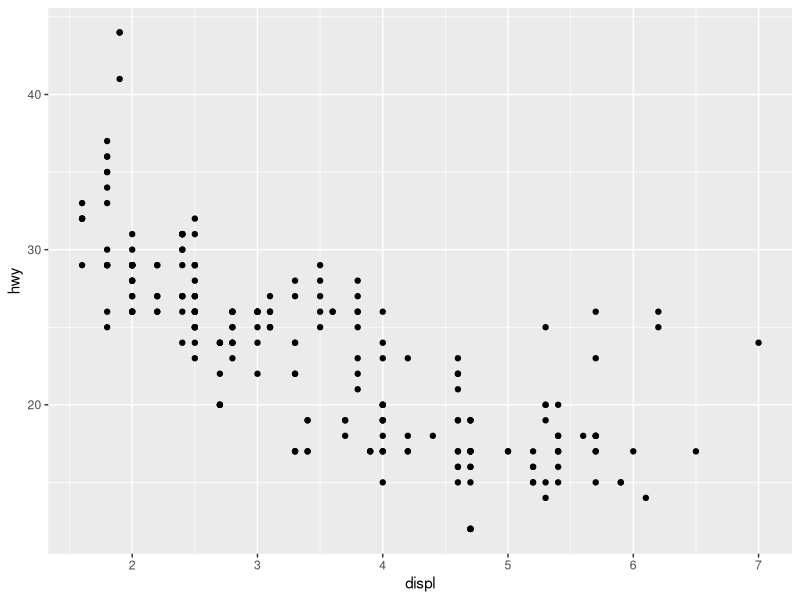
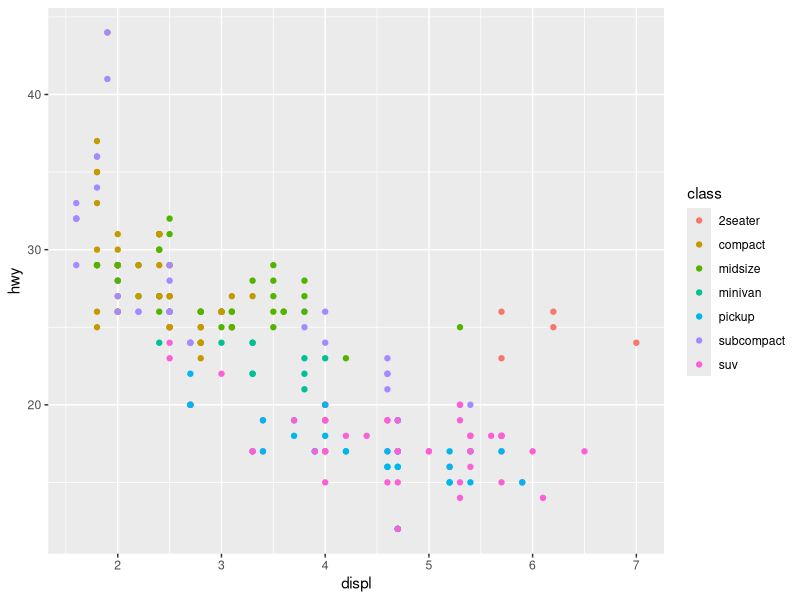
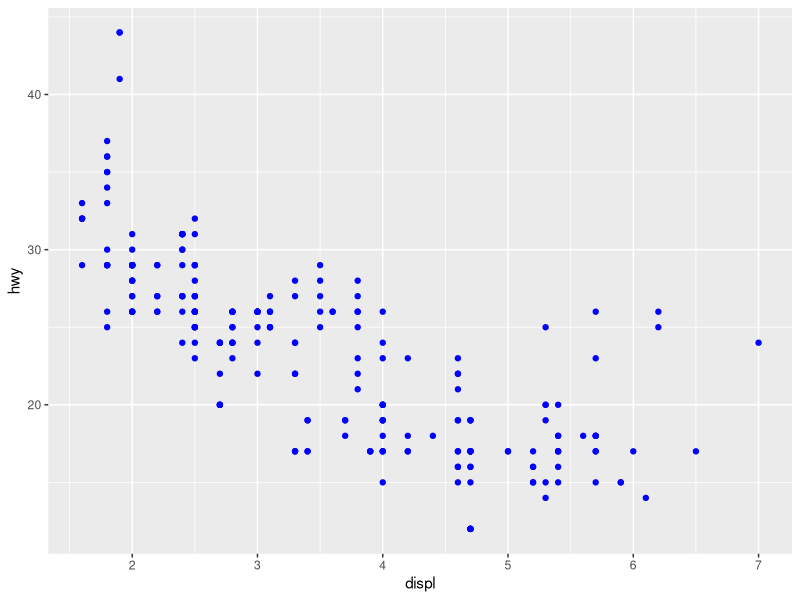
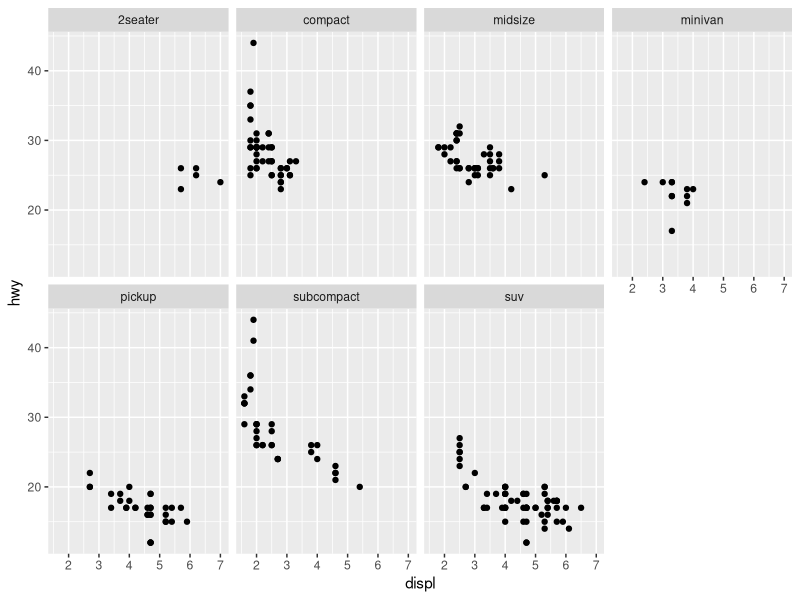
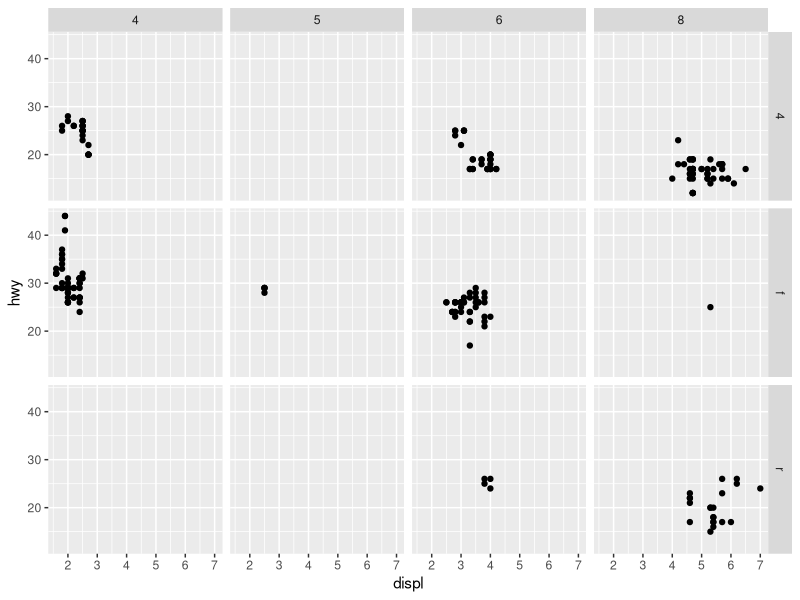
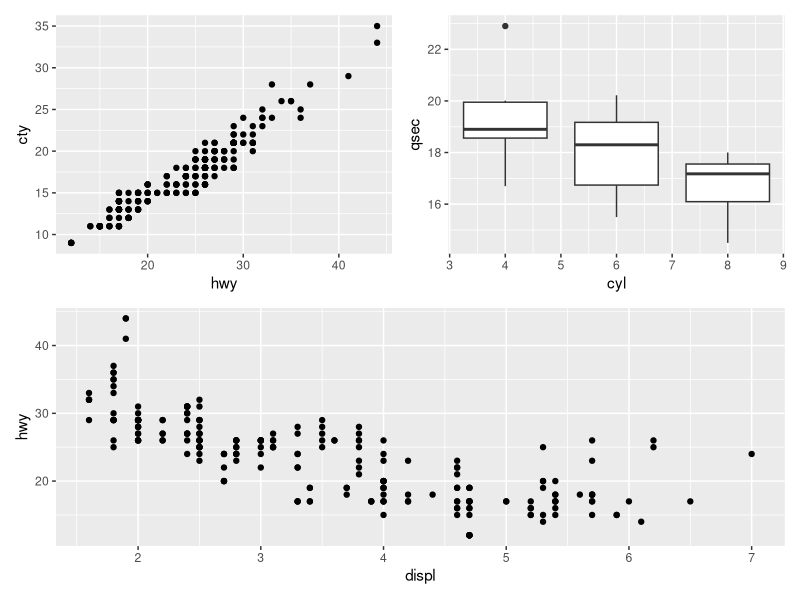
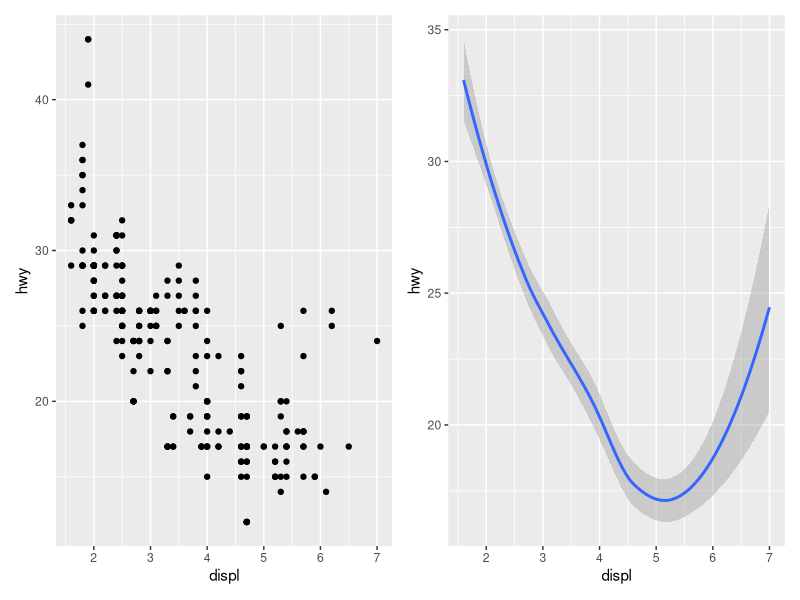
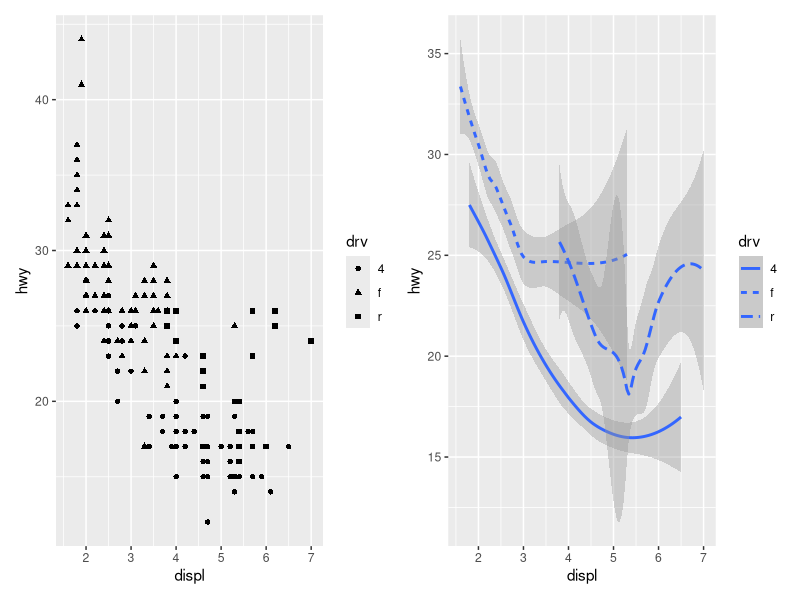

These charts were generated, in order, by the following R code:
## ---- chunk 1
options(width=110)
knitr::opts_chunk$set(comment=NA, fig.align="center")
## ---- chunk 2
library(ggplot2)
## ---- chunk 3
mpg
## ---- chunk 4
ggplot(data=mpg) +
    geom_point(mapping=aes(x=displ, y=hwy))
## ---- chunk 5
ggplot(data=mpg) +
    geom_point(mapping=aes(x=displ, y=hwy, color=class))
## ---- chunk 6
ggplot(data=mpg) +
    geom_point(mapping=aes(x=displ, y=hwy), color="blue")
## ---- chunk 7
ggplot(data=mpg) +
    geom_point(mapping=aes(x=displ, y=hwy)) +
    facet_wrap(~ class, nrow=2)
ggplot(data=mpg) +
    geom_point(mapping=aes(x=displ, y=hwy)) +
    facet_grid(drv ~ cyl)
## ---- chunk 8
library(patchwork)

p1 <- ggplot(data=mpg) +
    geom_point(mapping=aes(x=hwy, y=cty))
p2 <- ggplot(data=mtcars) +
    geom_boxplot(mapping=aes(x=cyl, y=qsec, group=cyl))
p3 <- ggplot(data=mpg) +
    geom_point(mapping=aes(x=displ, y=hwy))

(p1 | p2) / p3
## ---- chunk 9
p1 <- ggplot(data=mpg) +
    geom_point(mapping=aes(x=displ, y=hwy))
p2 <- ggplot(data=mpg) +
    geom_smooth(mapping=aes(x=displ, y=hwy))
p1 | p2
## ---- chunk 10
p1 <- ggplot(data=mpg) +
    geom_point(mapping=aes(x=displ, y=hwy, shape=drv))
p2 <- ggplot(data=mpg) +
    geom_smooth(mapping=aes(x=displ, y=hwy, linetype=drv))
p1 | p2
## ---- chunk 11
ggplot(data=mpg) +
    geom_point(mapping=aes(x=displ, y=hwy)) +
    geom_smooth(mapping=aes(x=displ, y=hwy))
## ---- chunk 12
ggplot(data=mpg, mapping=aes(x=displ, y=hwy)) +
    geom_point(mapping=aes(color=class)) +
    geom_smooth()
## ---- chunk 13
ggplot(data=mpg) +
    geom_bar(mapping=aes(x=class))
## ---- chunk 14
library(tibble)

mpg_count <- tribble(
  ~class,   ~count,
  "2seater",     5,
  "compact",    47,
  "midsize",    41,
  "minivan",    11,
  "pickup",     33,
  "subcompact", 35,
  "suv",        62
)
## ---- chunk 15
ggplot(data=mpg_count) +
    geom_bar(mapping=aes(x=class, y=count), stat="identity")
## ---- chunk 16
ggplot(data=mpg) +
    geom_bar(mapping=aes(x=class, fill=drv))
## ---- chunk 17
ggplot(data=mpg) +
    geom_bar(mapping=aes(x=class, color=drv), position="identity", fill=NA)
ggplot(data=mpg) +
    geom_bar(mapping=aes(x=class, fill=drv), position="dodge")
ggplot(data=mpg) +
    geom_bar(mapping=aes(x=class, fill=drv), position="fill")
## ---- chunk 18
ggplot(data=mpg, mapping=aes(x=class, y=hwy)) +
    geom_boxplot() +
    coord_flip()
